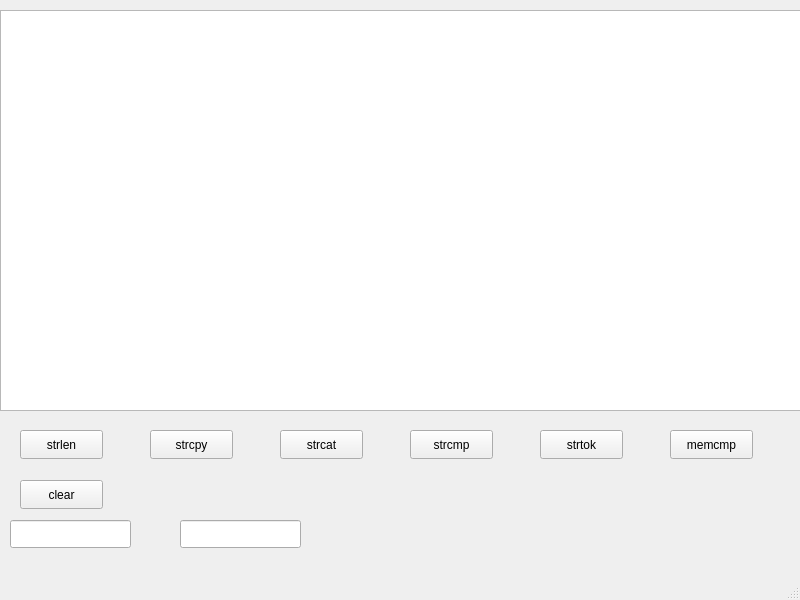
<?xml version="1.0" encoding="UTF-8"?>
<ui version="4.0">
 <class>MainWindow</class>
 <widget class="QMainWindow" name="MainWindow">
  <property name="geometry">
   <rect>
    <x>0</x>
    <y>0</y>
    <width>800</width>
    <height>600</height>
   </rect>
  </property>
  <property name="windowTitle">
   <string>MainWindow</string>
  </property>
  <widget class="QWidget" name="centralwidget">
   <widget class="QTextBrowser" name="display">
    <property name="geometry">
     <rect>
      <x>0</x>
      <y>10</y>
      <width>801</width>
      <height>401</height>
     </rect>
    </property>
   </widget>
   <widget class="QLineEdit" name="string1">
    <property name="geometry">
     <rect>
      <x>10</x>
      <y>520</y>
      <width>121</width>
      <height>28</height>
     </rect>
    </property>
   </widget>
   <widget class="QLineEdit" name="string2">
    <property name="geometry">
     <rect>
      <x>180</x>
      <y>520</y>
      <width>121</width>
      <height>28</height>
     </rect>
    </property>
   </widget>
   <widget class="QPushButton" name="strlen">
    <property name="geometry">
     <rect>
      <x>20</x>
      <y>430</y>
      <width>83</width>
      <height>29</height>
     </rect>
    </property>
    <property name="text">
     <string>strlen</string>
    </property>
   </widget>
   <widget class="QPushButton" name="strcpy">
    <property name="geometry">
     <rect>
      <x>150</x>
      <y>430</y>
      <width>83</width>
      <height>29</height>
     </rect>
    </property>
    <property name="text">
     <string>strcpy</string>
    </property>
   </widget>
   <widget class="QPushButton" name="strcat">
    <property name="geometry">
     <rect>
      <x>280</x>
      <y>430</y>
      <width>83</width>
      <height>29</height>
     </rect>
    </property>
    <property name="text">
     <string>strcat</string>
    </property>
   </widget>
   <widget class="QPushButton" name="strcmp">
    <property name="geometry">
     <rect>
      <x>410</x>
      <y>430</y>
      <width>83</width>
      <height>29</height>
     </rect>
    </property>
    <property name="text">
     <string>strcmp</string>
    </property>
   </widget>
   <widget class="QPushButton" name="strtok">
    <property name="geometry">
     <rect>
      <x>540</x>
      <y>430</y>
      <width>83</width>
      <height>29</height>
     </rect>
    </property>
    <property name="text">
     <string>strtok</string>
    </property>
   </widget>
   <widget class="QPushButton" name="memcmp">
    <property name="geometry">
     <rect>
      <x>670</x>
      <y>430</y>
      <width>83</width>
      <height>29</height>
     </rect>
    </property>
    <property name="text">
     <string>memcmp</string>
    </property>
   </widget>
   <widget class="QPushButton" name="clear">
    <property name="geometry">
     <rect>
      <x>20</x>
      <y>480</y>
      <width>83</width>
      <height>29</height>
     </rect>
    </property>
    <property name="text">
     <string>clear</string>
    </property>
   </widget>
  </widget>
  <widget class="QMenuBar" name="menubar">
   <property name="geometry">
    <rect>
     <x>0</x>
     <y>0</y>
     <width>800</width>
     <height>25</height>
    </rect>
   </property>
  </widget>
  <widget class="QStatusBar" name="statusbar"/>
 </widget>
 <resources/>
 <connections/>
</ui>
